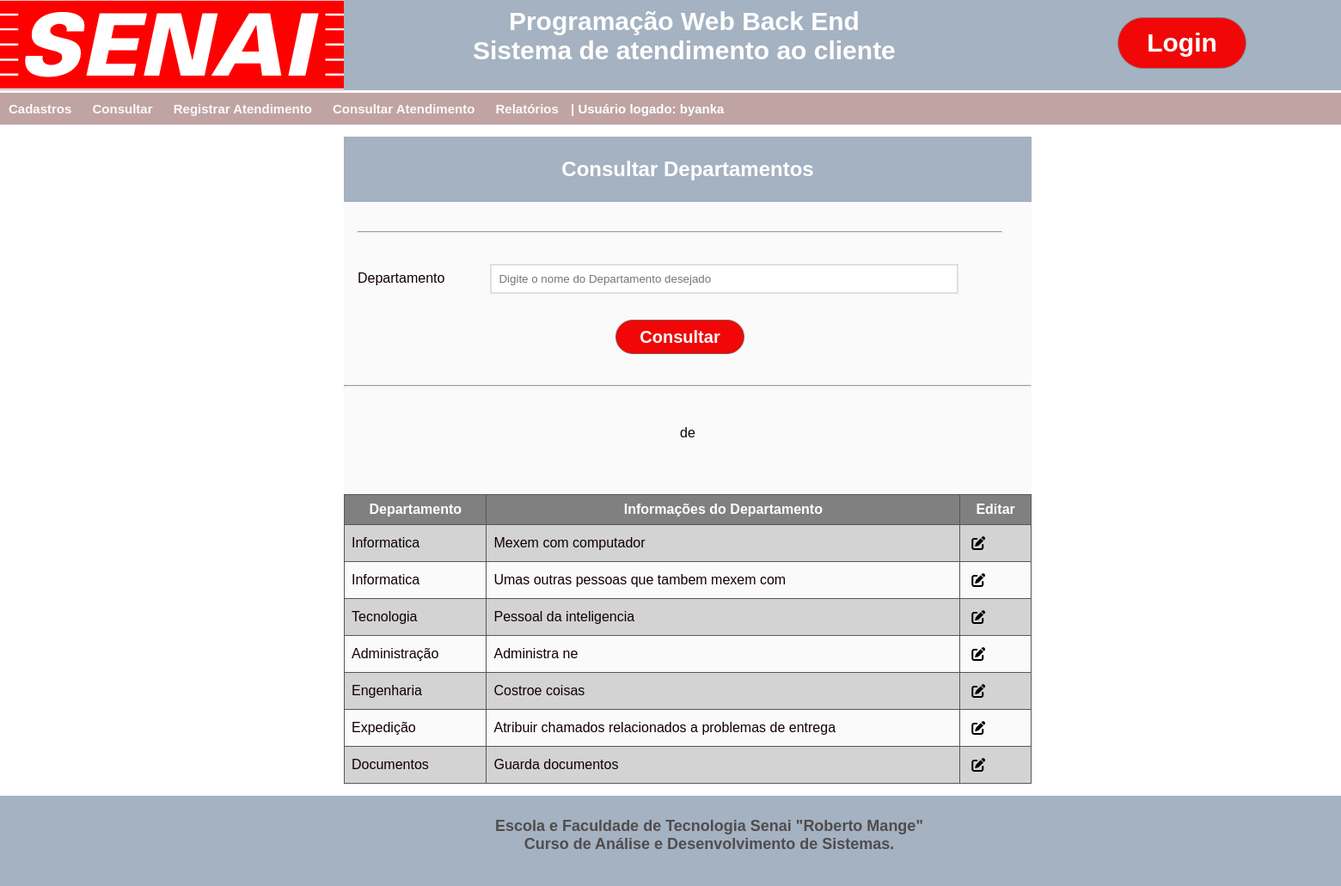
Page /cons_depto (signed in) on the committed database.
### App_SAC/models.py (models this page shows, shortened)
class Departamento(models.Model):
    nome_depto = models.CharField(max_length=30, null=False)
    observacao_depto = models.TextField(null=True)
    ativo_depto = models.BooleanField()

### App_SAC/views.py (the view, shortened to what this page needs)
# urls.py: path('cons_depto', views.cons_depto, name='cons_depto'),
@login_required
def cons_depto(request):
    dado_pesquisa_depto = request.POST.get('departamento')
    usuario_logado = request.user.username
    todos_deptos = Departamento.objects.all()
    page = request.GET.get('page')
    if dado_pesquisa_depto != None and dado_pesquisa_depto != '':
        depto_lista = Departamento.objects.filter(nome_depto__icontains=dado_pesquisa_depto)
        paginas = Paginator(depto_lista, 5)
        page = request.GET.get(page)
        departamentos = paginas.get_page(page)
        return render(request, 'Cons_Depto.html', {'todos_deptos': departamentos, 'dado_pesquisa': dado_pesquisa_depto, 'usuario_logado': usuario_logado})
    else:
        return render(request, 'Cons_Depto.html', {'todos_deptos': todos_deptos, 'usuario_logado': usuario_logado})

### App_SAC/templates/Cons_Depto.html (shortened to what this page needs)
{% load static %}
<!DOCTYPE html>
<html lang="en">
<head>
    <link rel="stylesheet" type="text/css" href="{% static 'css/Cons_Depto.css' %}">
</head>
<header class="login">
    <div class="fundo_menu">
        <div class="logo_senai">
            <a href="/"><img src="{% static 'imagens/logo_senai.png' %}" /></a>
        </div>
        <div class="nome_sistema">
             Programação Web Back End<br>
             Sistema de atendimento ao cliente
        </div>
        <div class="botao_login">
            <a href="accounts/login"><button class="btn btn_login">Login</button></a>
        </div>
    </div>
</header>
<nav class="menu">
    <ul>
        <li><a href="">Cadastros</a>
        </li>
        <li><a href="">Consultar</a>
        </li>
        <li><a href="Registrar.html">Registrar Atendimento</a></li>
        <li><a href="Consultar.html">Consultar Atendimento</a></li>
        <li><a href="Relatorios.html">Relatórios</a></li>
        <li> | Usuário logado: {{usuario_logado}}</a></li>
    </ul>
</nav>
<body>
    <div class="principal">
    <div class="container">
        <section class="enquadramento">
            <h1> Consultar Departamentos</h1>
        </section>
        <form id="form" class="form" method="POST" action="{% url 'cons_depto' %}" >{% csrf_token %}
            <br><hr><br>
            <div class="form-content">
                <br>
                <label for="depto">Departamento </label>
                <input type="text" id="depto" name="departamento" placeholder="Digite o nome do Departamento desejado" />
            </div>
                <div class="botoes">
                    <div class="botao_consultar">
                        <button id="btnConsultar" type=submit class="btn_cons_cancel btn_consultar">Consultar</button>
                    </div>
                </div>
        </form>
        <hr>
        <table>
            <div class="pagination">
                <span class="step-links">
                    <span class="current">
                        {{ todos_deptos.number }} de {{ todos_deptos.paginator.num_pages }}
                    </span>
                </span>
            </div>
            <tr>
                <th>Departamento</th>
                <th>Informações do Departamento</th>
                <th>Editar</th>
            </tr>
            {% for igs in todos_deptos %}
            <tr>
                <td>{{igs.nome_depto}}</td>
                <td>{{igs.observacao_depto}}</td>
                <td><a href="/edit_depto/{{igs.id}}"><i class="fa-solid fa-pen-to-square"></i></a></td>
            </tr>
            {% endfor %}
        </table>
    </div>
    </div>
</body>
<footer class="rodape">
    <div class="fundo_menu">
        <div class="rodape1">
            Escola e Faculdade de Tecnologia Senai "Roberto Mange"<br>
            Curso de Análise e Desenvolvimento de Sistemas.<br>
        </div>
    </div>
</footer>
</html>

### App_SAC/static/css/Cons_Depto.css (style rules this page uses)
:root { --cor_fundo : rgb(192, 163, 163); --cor_hover : rgb(150, 104, 104); --cor_primaria : rgb(252, 249, 249); }
div.fundo_menu { display: inline-block; width: 1600px; height: 105px; column-count:3; position: relative; background-color: #a4b2c2; }
.nome_sistema { text-align: center; font-size: 30px; font-weight: bold; font-family: arial; color: white; position: absolute; margin: -100px 0px 0 550px; }
.botao_login { text-align: center; }
.btn { width: 150px; height: 60px; position: absolute; margin: 20px 0 0 500px; border: solid 1px gray; background: none; font-size: 30px; font-weight: bold; font: Arial; background-color: rgb(241, 7, 7); color: white; border-radius: 40px; cursor: pointer; }
.menu ul { list-style-type: none; padding: 0; background-color: var(--cor_fundo); font-size: 15px; font-weight: bold; font-family: arial; color: white; }
.menu ul li { display:inline; position: relative; }
.menu ul li a { color: var(--cor_primaria); text-decoration: none; display:inline-block; padding: 10px; transition: background .3s; }
* { margin: 0; padding: 0; }
body { font-family: arial; color:rgb(17, 1, 1); }
body { width: 1600px; height: 600px; }
.principal { display: flex; justify-content: center; align-items: center; }
.container { background-color: #fafafa; margin: 14px; max-width: 800px; width: 100%; box-sizing: 0 3px 5px rbga(0,0,0, 0.5); }
.enquadramento { background: #a4b2c2; padding: 24px; text-align: center; color: #fff; }
.form { padding: 16px; padding-right: 34px; }
.form-content { margin-bottom: 8px; padding-bottom: 2px; position: relative; }
.form-content label { width: 150px; display: inline-block; margin-bottom: 4px; }
.form-content input { display: inline; width: 70%; padding: 8px; border: 2px solid #dfdfdf; }
.btn_cons_cancel { width: 150px; height: 40px; border: solid 1px rgb(138, 86, 86); background: none; font-size: 20px; font-weight: bold; font: Arial; background-color: rgb(241, 7, 7); color: white; border-radius: 40px; cursor: pointer; }
.botoes { display: flex; justify-content: center; padding: 20px; gap: 3rem; }
table, th, td { border: 1px solid rgb(88, 85, 85); border-collapse: collapse; padding: 8px; }
table { width: 800px; }
th { background-color: gray ; color: white }
tr:nth-child(2n) { background-color: lightgray; }
.fa-solid.fa-pen-to-square, .fa-solid.fa-trash { cursor: pointer; margin: 5px; color: black; }
div.rodape1 { text-align: center; font-size: 18px; font-weight: bold; font-family: arial; color: rgb(80, 77, 77); display: flex; width: 1600px; padding: 25px; justify-content: center; }
.step-links { display: block; width: 200px; margin: 30px auto; height: 50px; position: relative; text-align: center; padding-top: 15px; }

### rows in the picture
Departamento: nome_depto "Informatica", observacao_depto "Mexem com computador"
Departamento: nome_depto "Informatica", observacao_depto "Umas outras pessoas que tambem mexem com"
Departamento: nome_depto "Tecnologia", observacao_depto "Pessoal da inteligencia"
Departamento: nome_depto "Administração", observacao_depto "Administra ne"
Departamento: nome_depto "Engenharia", observacao_depto "Costroe coisas"
Departamento: nome_depto "Expedição", observacao_depto "Atribuir chamados relacionados a problemas de entrega"
Departamento: nome_depto "Documentos", observacao_depto "Guarda documentos"

### other values in the picture
{{ usuario_logado }} "byanka"
